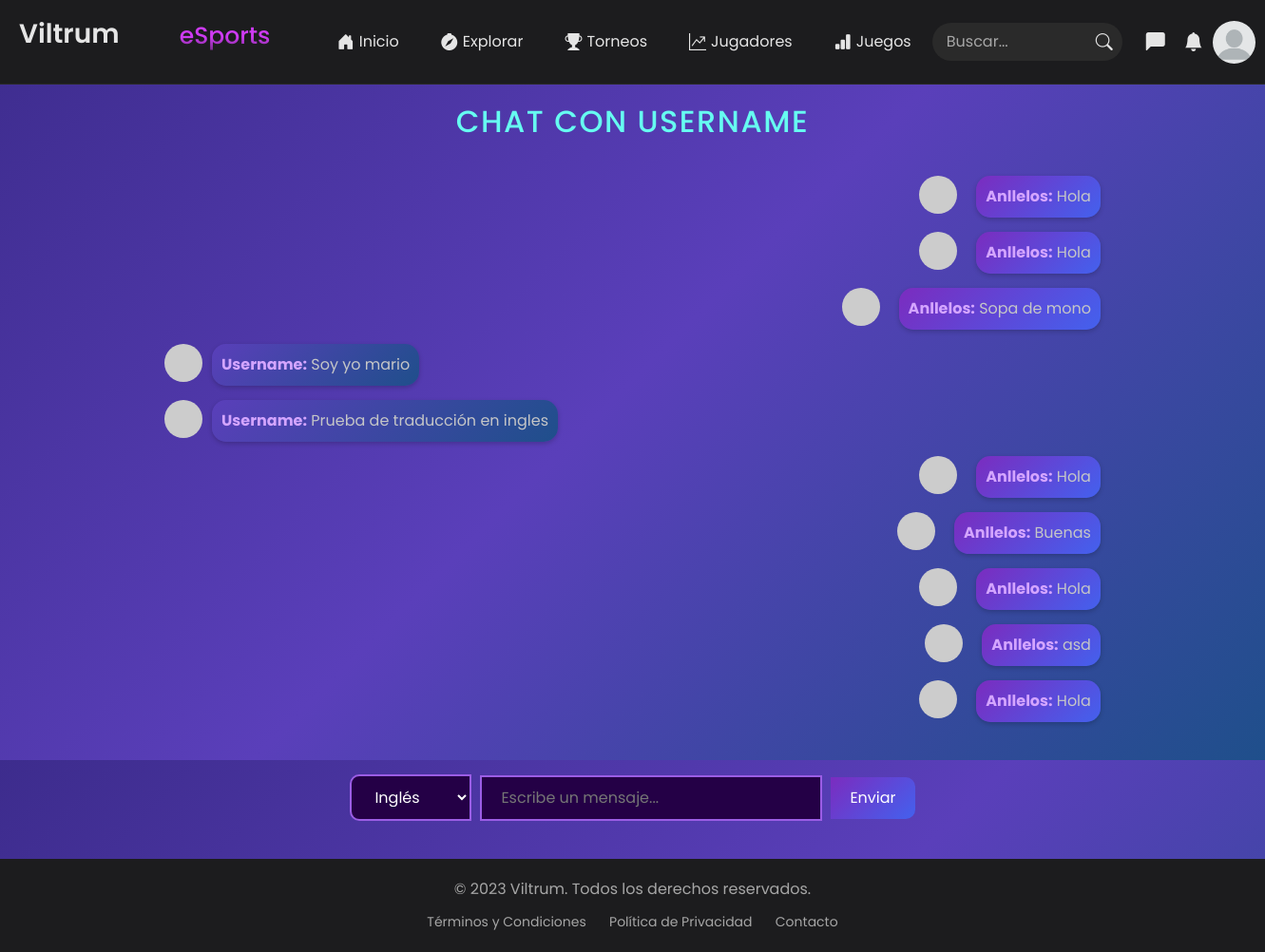
/chat/room/43T9WXbfXderhbAyuft7Bx (signed in), run on the app's committed database.
### chat/models.py (models this page shows, shortened)
class GroupMessage(models.Model):
    group = models.ForeignKey(ChatGroup, related_name='chat_messages', on_delete=models.CASCADE)
    author = models.ForeignKey(User, on_delete=models.CASCADE)
    body = models.CharField(max_length=300)
    created = models.DateTimeField(auto_now_add=True)

### chat/views.py (the view, shortened to what this page needs)
# urls.py: path('chat/room/<str:chatroom_name>', views.chat_view, name='chatroom'),
@login_required
def chat_view(request, chatroom_name):
    chat_group = get_object_or_404(ChatGroup, group_name=chatroom_name)
    chat_messages = chat_group.chat_messages.all().order_by('-created')[:10]
    chat_messages = list(chat_messages)
    chat_messages.reverse()
    form = ChatMessageCreateForm()
    other_user = None
    if chat_group.is_private:
        if request.user not in chat_group.members.all():
            raise Http404()
        other_user = next((member for member in chat_group.members.all() if member != request.user), None)
    data_context = {
        'chat_messages': chat_messages,
        'form': form,
        'other_user': other_user,
        'chatroom_name': chatroom_name
    }
    return render(request, 'chat.html', data_context)

### chat/form.py
class ChatMessageCreateForm(ModelForm):
    class Meta:
        model = GroupMessage
        fields = ['body']

### core/context_processors.py (called while the page is built)
def user_role(request):
    if request.user.is_authenticated:
        if request.user.groups.filter(name='Sponsor').exists():
            return {'role': 'sponsor'}
        elif request.user.groups.filter(name='Gamer').exists():
            return {'role': 'gamer'}
        else:
            return {'role': 'other'}
    return {'role': 'guest'}

def notifications(request):
    if request.user.is_authenticated:
        notifications = NotificationSystem.objects.filter(receiver=request.user).order_by('-created_at')[:8]
        return {'notifications': notifications}
    return {'notifications': []}

def verification(request):
    if request.user.is_authenticated:
        verificate = ExtendedData.objects.filter(user=request.user, user_verification=True)
        if verificate.exists():
            return {'verified':True}
        else:
            return {'verified':False}
    return {'verified':False}

### chat/templates/chat.html (shortened to what this page needs)
{% extends 'template.html' %}
{% load static %}
{% block extra_css %}
<link rel="stylesheet" href="{% static 'chat/css/chat.css' %}">
{% endblock %}
{% block content %}
<div class="chat-page">
    <div class="chat-header">
        <h2 class="chat-title">Chat con <span class="username-highlight">{{ other_user.username }}</span></h2>
    </div>
    <div class="chat-messages" id="chat-messages">
        {% for message in chat_messages %}
        <div class="message {% if message.author == user %}outgoing{% else %}incoming{% endif %}">
            <img src="{% if message.author.profile_img %}{{ message.author.profile_img.url }}{% else %}https://ui-avatars.com/api/?name={{ message.author.username }}{% endif %}" alt="Avatar" class="avatar">
            <div class="message-content">
                <strong class="message-author">{{ message.author.username }}:</strong>
                <span class="message-body">{{ message.body }}</span>
            </div>
        </div>
        {% empty %}
        <p class="no-messages">No hay mensajes aún por leer.</p>
        {% endfor %}
    </div>
    <div class="chat-input-container">
        <form id="chat-messages_form">
            <div class="input-group">
                <select name="language" id="language" class="styled-select">
                    <option value="English">Inglés</option>
                </select>
                <input type="text" id="message-input" name="body" placeholder="Escribe un mensaje..." required class="styled-input">
                <button type="submit" class="send-button">Enviar</button>
            </div>
        </form>
    </div>
</div>
{% endblock %}

### core/static/core/css/template.css (style rules this page uses)
* { font-family: 'Poppins', sans-serif; margin: 0; padding: 0; box-sizing: border-box; }
body { background-color: #1C1C1E; color: #E5E5E5; display: flex; flex-direction: column; min-height: 100vh; }

### chat/static/chat/css/chat.css (style rules this page uses)
* { margin: 0; padding: 0; box-sizing: border-box; }
body { font-family: 'Roboto', sans-serif; background: linear-gradient(135deg, #3d2c8d 0%, #5a3fba 50%, #1f4f8b 100%); color: #c5c6c7; display: flex; flex-direction: column; height: 100vh; overflow: hidden; }
.chat-page { display: flex; flex-direction: column; justify-content: center; align-items: center; flex-grow: 1; width: 80%; max-width: 1200px; height: 100%; margin: 0 auto; background-color: transparent; border-radius: 15px; padding: 20px; }
.chat-header { text-align: center; padding-bottom: 10px; }
.chat-title { color: #66fcf1; font-size: 2rem; text-transform: uppercase; letter-spacing: 1.5px; }
.chat-messages { flex-grow: 1; padding: 20px; width: 100%; overflow-y: auto; margin-bottom: 20px; }
.message { display: flex; align-items: center; margin-bottom: 15px; width: 100%; }
.message.outgoing { justify-content: flex-end; align-items: flex-start; }
.message.incoming { justify-content: flex-start; align-items: flex-start; }
.avatar { width: 40px; height: 40px; border-radius: 50%; margin-right: 10px; }
.message-content { background: linear-gradient(135deg, #5a3fba 0%, #1f4f8b 100%); border-radius: 15px; padding: 10px; max-width: 60%; box-shadow: 0 2px 5px rgba(0, 0, 0, 0.2); }
.message.outgoing .message-content { background: linear-gradient(135deg, #7b2cbf, #4361ee); color: white; margin-left: 10px; }
.message.incoming .message-content { background: linear-gradient(135deg, #5a3fba, #1f4f8b); color: white; margin-right: 10px; }
.message-author { font-weight: bold; color: #d4a5ff; }
.message-body { margin-top: 5px; color: #c5c6c7; }
.chat-input-container { display: flex; justify-content: center; align-items: center; background-color: transparent; border: none; padding: 0; margin-bottom: 20px; }
.input-group { display: flex; gap: 10px; justify-content: center; align-items: center; width: auto; }
.styled-select, .styled-input, .send-button { width: auto; padding: 10px 20px; border-radius: 10px; font-size: 1rem; }
.styled-select { background-color: #240046; color: #fff; border: 2px solid #9b5de5; }
.styled-input { background-color: #240046; border: 2px solid #9b5de5; color: #fff; }
.send-button { background: linear-gradient(135deg, #7b2cbf, #4361ee); color: #fff; border: none; padding: 10px 20px; cursor: pointer; }

### data on the page
GroupMessage: author.username "Anllelos", body "Hola"
GroupMessage: author.username "Anllelos", body "Hola"
GroupMessage: author.username "Anllelos", body "Sopa de mono"
GroupMessage: author.username "Username", body "Soy yo mario"
GroupMessage: author.username "Username", body "Prueba de traducción en ingles"
GroupMessage: author.username "Anllelos", body "Hola"
GroupMessage: author.username "Anllelos", body "Buenas"
GroupMessage: author.username "Anllelos", body "Hola"
GroupMessage: author.username "Anllelos", body "asd"
GroupMessage: author.username "Anllelos", body "Hola"

### other printed values
{{ other_user.username }} "USERNAME"
